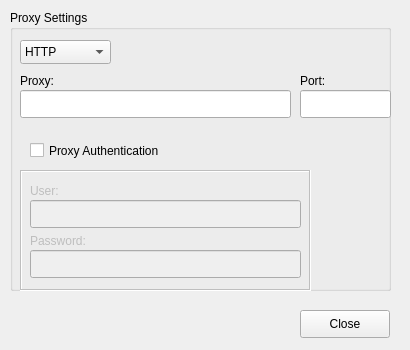
<?xml version="1.0" encoding="UTF-8"?>
<ui version="4.0">
 <class>settingsForm</class>
 <widget class="QWidget" name="settingsForm">
  <property name="geometry">
   <rect>
    <x>0</x>
    <y>0</y>
    <width>410</width>
    <height>350</height>
   </rect>
  </property>
  <property name="minimumSize">
   <size>
    <width>410</width>
    <height>350</height>
   </size>
  </property>
  <property name="maximumSize">
   <size>
    <width>410</width>
    <height>350</height>
   </size>
  </property>
  <property name="baseSize">
   <size>
    <width>410</width>
    <height>350</height>
   </size>
  </property>
  <property name="windowTitle">
   <string>Settings</string>
  </property>
  <property name="windowIcon">
   <iconset>
    <normaloff>../icons/console.svg</normaloff>../icons/console.svg</iconset>
  </property>
  <widget class="QGroupBox" name="proxyBox">
   <property name="geometry">
    <rect>
     <x>10</x>
     <y>10</y>
     <width>381</width>
     <height>281</height>
    </rect>
   </property>
   <property name="title">
    <string>Proxy Settings</string>
   </property>
   <property name="flat">
    <bool>false</bool>
   </property>
   <widget class="QComboBox" name="comboBox">
    <property name="geometry">
     <rect>
      <x>10</x>
      <y>30</y>
      <width>91</width>
      <height>24</height>
     </rect>
    </property>
    <item>
     <property name="text">
      <string>HTTP</string>
     </property>
    </item>
    <item>
     <property name="text">
      <string>HTTPS</string>
     </property>
    </item>
   </widget>
   <widget class="QLineEdit" name="proxyEdit">
    <property name="geometry">
     <rect>
      <x>10</x>
      <y>80</y>
      <width>271</width>
      <height>28</height>
     </rect>
    </property>
   </widget>
   <widget class="QLabel" name="proxyLabel">
    <property name="geometry">
     <rect>
      <x>10</x>
      <y>60</y>
      <width>58</width>
      <height>21</height>
     </rect>
    </property>
    <property name="text">
     <string>Proxy:</string>
    </property>
   </widget>
   <widget class="QLineEdit" name="portEdit">
    <property name="geometry">
     <rect>
      <x>290</x>
      <y>80</y>
      <width>91</width>
      <height>28</height>
     </rect>
    </property>
   </widget>
   <widget class="QLabel" name="portLabel">
    <property name="geometry">
     <rect>
      <x>290</x>
      <y>60</y>
      <width>58</width>
      <height>21</height>
     </rect>
    </property>
    <property name="text">
     <string>Port:</string>
    </property>
   </widget>
   <widget class="QCheckBox" name="checkAuthBox">
    <property name="geometry">
     <rect>
      <x>20</x>
      <y>130</y>
      <width>171</width>
      <height>21</height>
     </rect>
    </property>
    <property name="text">
     <string>Proxy Authentication</string>
    </property>
   </widget>
   <widget class="QFrame" name="frameAuth">
    <property name="enabled">
     <bool>false</bool>
    </property>
    <property name="geometry">
     <rect>
      <x>10</x>
      <y>160</y>
      <width>291</width>
      <height>121</height>
     </rect>
    </property>
    <property name="frameShape">
     <enum>QFrame::Box</enum>
    </property>
    <property name="frameShadow">
     <enum>QFrame::Sunken</enum>
    </property>
    <widget class="QLineEdit" name="passwordEdit">
     <property name="enabled">
      <bool>false</bool>
     </property>
     <property name="geometry">
      <rect>
       <x>10</x>
       <y>80</y>
       <width>271</width>
       <height>28</height>
      </rect>
     </property>
    </widget>
    <widget class="QLabel" name="userLabel">
     <property name="enabled">
      <bool>false</bool>
     </property>
     <property name="geometry">
      <rect>
       <x>10</x>
       <y>10</y>
       <width>58</width>
       <height>21</height>
      </rect>
     </property>
     <property name="text">
      <string>User:</string>
     </property>
    </widget>
    <widget class="QLabel" name="passwordLabel">
     <property name="enabled">
      <bool>false</bool>
     </property>
     <property name="geometry">
      <rect>
       <x>10</x>
       <y>60</y>
       <width>58</width>
       <height>21</height>
      </rect>
     </property>
     <property name="text">
      <string>Password:</string>
     </property>
    </widget>
    <widget class="QLineEdit" name="userEdit">
     <property name="enabled">
      <bool>false</bool>
     </property>
     <property name="geometry">
      <rect>
       <x>10</x>
       <y>30</y>
       <width>271</width>
       <height>28</height>
      </rect>
     </property>
    </widget>
   </widget>
   <zorder>frameAuth</zorder>
   <zorder>comboBox</zorder>
   <zorder>proxyEdit</zorder>
   <zorder>proxyLabel</zorder>
   <zorder>portEdit</zorder>
   <zorder>portLabel</zorder>
   <zorder>checkAuthBox</zorder>
  </widget>
  <widget class="QPushButton" name="pushClose">
   <property name="geometry">
    <rect>
     <x>300</x>
     <y>310</y>
     <width>90</width>
     <height>28</height>
    </rect>
   </property>
   <property name="text">
    <string>Close</string>
   </property>
  </widget>
 </widget>
 <resources/>
 <connections/>
</ui>
